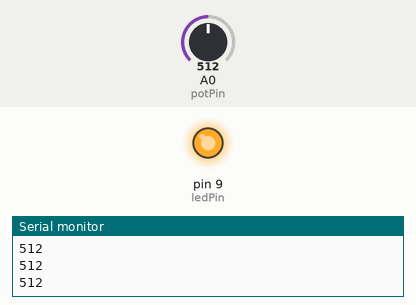
A sketch run on a simulated Arduino Uno, built with avr-gcc and run on an emulated ATmega328P. Parts: output pins drawn as LEDs (lit = HIGH), the last lines printed to the serial monitor. The inputs (shaded band) are chosen by the test bench; at power-on: A0 (potPin) = 512.

Above: at 1.2 s.
1.3 s: A0 (potPin) set to 490
At 2.3 s:
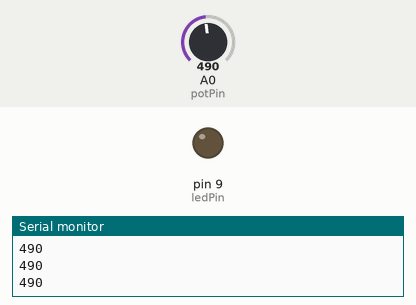
2.8 s: A0 (potPin) set to 510
At 3.6 s:
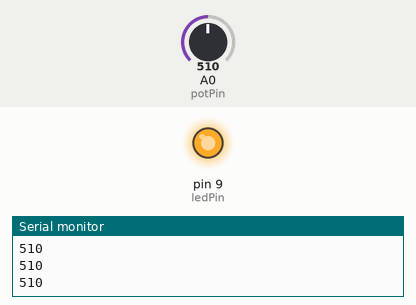
4.3 s: A0 (potPin) set to 306
At 5.0 s:
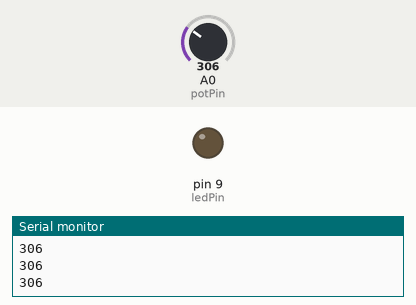
Timing chart, 0 to 7.3 s (numbered marks = the images above; inputs shaded):
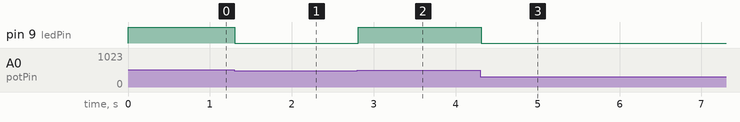

Measured:
- the behaviour switches between 501 and 500 on A0 (potPin) (found by bisection; images 0 and 1)
- after the input at 1.3 s, pin 9 (ledPin): HIGH → LOW at once
- after the input at 2.8 s, pin 9 (ledPin): LOW → HIGH at once
- after the input at 4.3 s, pin 9 (ledPin): HIGH → LOW at once

The sketch:

Potentiometer.ino
```cpp
const int potPin = A0;  // Potentiometer connected to analog pin A0
const int ledPin = 9;   // LED connected to digital pin 9

void setup() {
    pinMode(ledPin, OUTPUT);  // Set LED pin as an output
    Serial.begin(9600);       // Initialize serial communication
}

void loop() {
    int potValue = analogRead(potPin); // Read potentiometer value (0-1023)
    Serial.println(potValue); // Print value to serial monitor

    if (potValue > 500) {
        digitalWrite(ledPin, HIGH); // Turn on LED
    } else {
        digitalWrite(ledPin, LOW);  // Turn off LED
    }

    delay(100); // Small delay for stability
}
```
